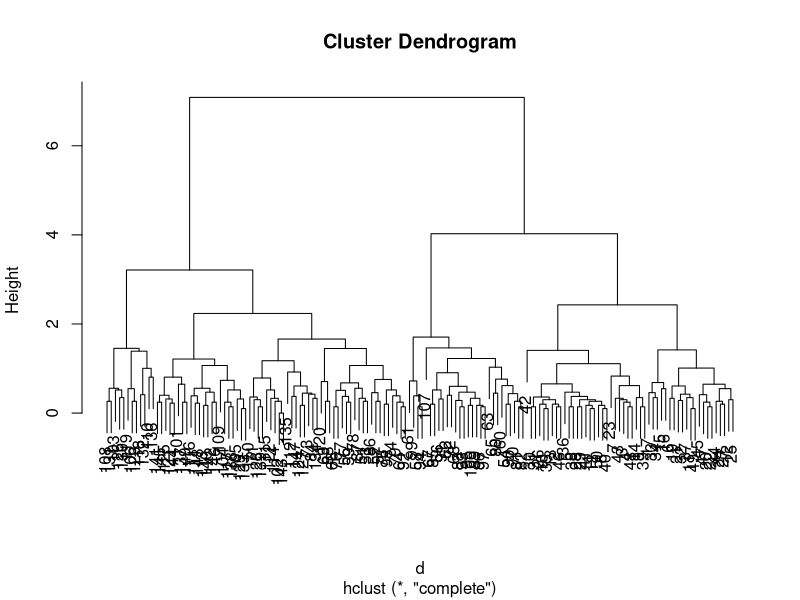
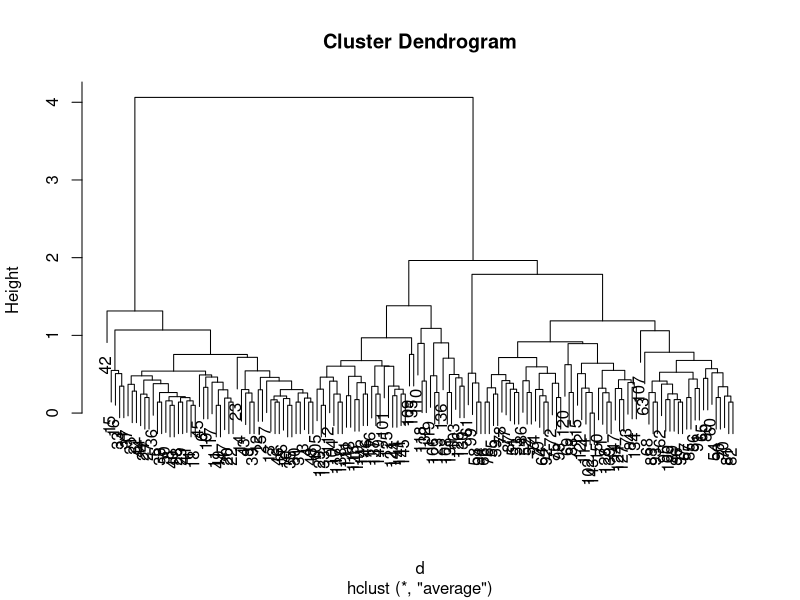
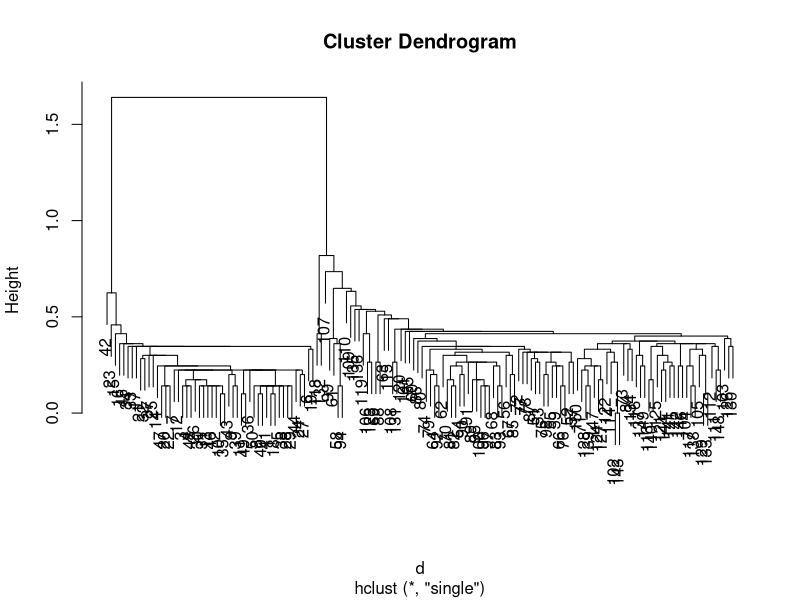

Generate these figures, in order, with R:
## ---- chunk 1
my_kmeans <- function(X, k) {
  X <- as.matrix(X)
  N <- nrow(X)
  P <- ncol(X)
  K <- k
  cluster_sizes <- numeric(K)
  cluster_means <- matrix(0, nrow = K, ncol = P)
  clustering_vector <- numeric(N)
  wss_cluster <- numeric(K)
  bss_over_tss <- numeric(1)
  
  index <- sample(N, K)
  centroids <- X[index, ]
  centroids_new <- X[index, ]
  distant2 <- matrix(0, nrow = N, ncol = K)
  
  l <- 1
  iteration <- 100
  while (l <= iteration) {
    for (i in 1:N) {
      for(j in 1:K) {
        distant2[i, j] <- as.numeric(t(X[i, ] - centroids[j, ]) %*% (X[i, ] - centroids[j, ]))
      }
      min_k <- which.min(distant2[i, ])
      clustering_vector[i] <- min_k
    }
    for (k in 1:K) {
      index <- clustering_vector == k
      centroids_new[k, ] <- apply(X[index, ], 2, mean)
    }
    if (sum(!centroids_new == centroids) == 0) {
      break
    }
    centroids <- centroids_new
    l <- l + 1
  }
  
  cluster_means <- centroids_new
  
  for (k in 1:K) {
    cluster_sizes[k] <- sum(clustering_vector == k)
  }
  
  for (k in 1:K) {
    index <- clustering_vector == k
    wss_cluster[k] <- sum(apply(sweep(X[index, ], 2, centroids[k, ], "-"), 1, function(x) sum(x^2)))
  }
  
  TSS <- sum(apply(sweep(X, 2, apply(X, 2, mean), "-"), 1, function(x) sum(x^2)))
  BSS <- TSS - sum(wss_cluster)
  bss_over_tss <- BSS / TSS
  
  list(cluster_sizes = cluster_sizes,
       cluster_means = cluster_means,
       clustering_vector = clustering_vector,
       wss_cluster = wss_cluster,
       bss_over_tss = bss_over_tss)
}
set.seed(1991)
my_kmeans(iris[, 1:4], k = 3)
set.seed(1991)
kmeans(iris[, 1:4], centers = 3)
## ---- chunk 2
d <- dist(iris[, 1:4], method = "euclidean")
hc.complete <- hclust(d, method = "complete")
hc.average <- hclust(d, method = "average")
hc.single <- hclust(d, method = "single")

plot(hc.complete)
cutree(hc.complete, k = 3)

plot(hc.average)
cutree(hc.average, k = 3)

plot(hc.single)
cutree(hc.single, k = 3)
